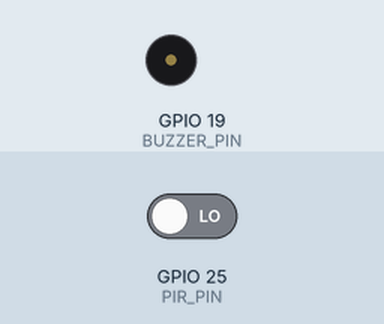
Recording of a sketch running on a simulated ESP32. Shown: buzzer (waves = sounding). Inputs (shaded band) come from the test bench; at power-on: GPIO 25 (PIR_PIN) LOW.

Above: at 1.2 s.
1.3 s: GPIO 25 (PIR_PIN) driven HIGH
At 1.4 s:
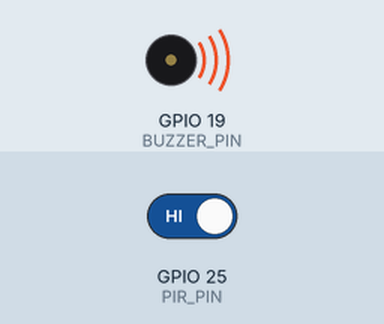
Timing chart, 0 to 10.3 s (numbered marks = the images above; inputs shaded):
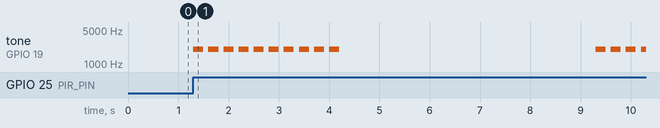

Measured:
- after the input at 1.3 s, tone on GPIO 19 (BUZZER_PIN): goes 9 × (2000 Hz 0.20 s, silent 0.10 s), 2000 Hz 0.20 s, silent 5.1 s, 3 × (2000 Hz 0.20 s, silent 0.10 s), then 2000 Hz, starting at once

The sketch:

8_3.ino
```cpp
/*
 * 名称    : 8_3
 * 功能    : 检测人员闯入并触发报警
 * IDE版本 ：ARDUINO 2.3.4
 * 作者    : https://www.keyestudio.com/
*/
#define PIR_PIN 25     // 人体红外传感器信号引脚
#define BUZZER_PIN 19  // 蜂鸣器控制引脚

// 报警音效参数
const int alarmTone = 2000;  // 报警频率(Hz)
const int beepDuration = 200; // 单次鸣响时长(ms)
const int pauseDuration = 100; // 鸣响间隔(ms)

void setup() {
  Serial.begin(115200);
  pinMode(PIR_PIN, INPUT);
  pinMode(BUZZER_PIN, OUTPUT);
}

void loop() {
  if (digitalRead(PIR_PIN) == HIGH) {
    triggerAlarm();
    delay(5000); // 报警持续5秒
  }
}

// 触发报警
void triggerAlarm() {
  for (int i = 0; i < 10; i++) { // 循环10次产生急促警报声
    tone(BUZZER_PIN, alarmTone);
    delay(beepDuration);
    noTone(BUZZER_PIN);
    delay(pauseDuration);
  }
}
```
